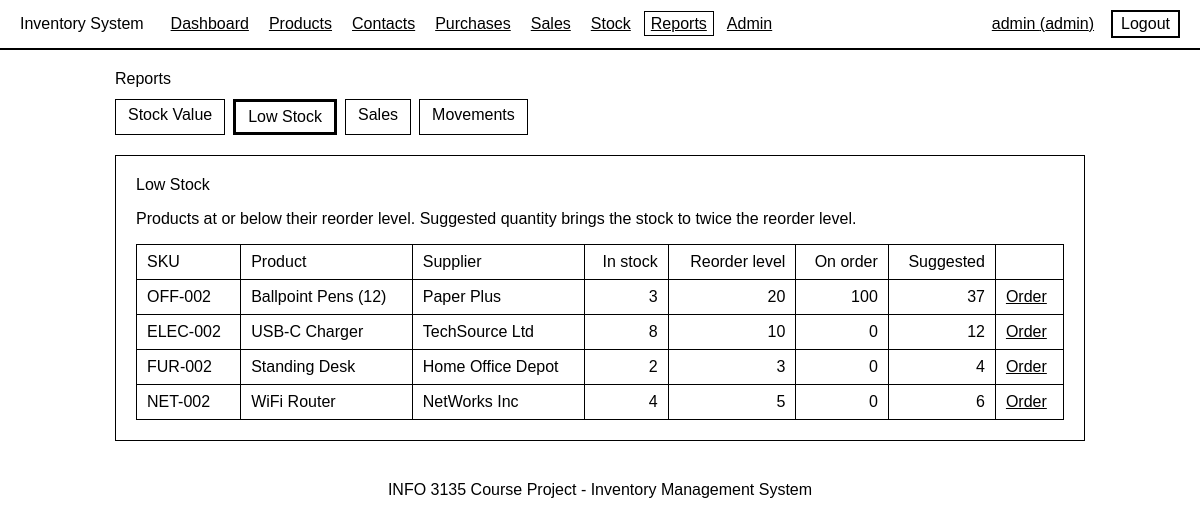
The page /pages/reports.php?type=lowstock (signed in) on the database its author committed.
### tables this page shows
CREATE TABLE products (
    product_id    INT AUTO_INCREMENT PRIMARY KEY,
    sku           VARCHAR(20)  NOT NULL UNIQUE,
    name          VARCHAR(100) NOT NULL,
    category_id   INT NOT NULL,
    supplier_id   INT NOT NULL,
    cost          DECIMAL(10,2) NOT NULL DEFAULT 0 CHECK (cost >= 0),
    price         DECIMAL(10,2) NOT NULL CHECK (price >= 0),
    quantity      INT NOT NULL DEFAULT 0 CHECK (quantity >= 0),
    reorder_level INT NOT NULL DEFAULT 5 CHECK (reorder_level >= 0),
    is_active     TINYINT(1) NOT NULL DEFAULT 1,
    created_at    TIMESTAMP NOT NULL DEFAULT CURRENT_TIMESTAMP,
    FOREIGN KEY (category_id) REFERENCES categories(category_id) ON DELETE RESTRICT,
    FOREIGN KEY (supplier_id) REFERENCES suppliers(supplier_id)  ON DELETE RESTRICT
);

CREATE TABLE suppliers (
    supplier_id   INT AUTO_INCREMENT PRIMARY KEY,
    name          VARCHAR(100) NOT NULL UNIQUE,
    email         VARCHAR(100) NOT NULL,
    phone         VARCHAR(20)  NOT NULL
);

### includes/functions.php (called while the page is built, shortened)
<?php
require_once __DIR__ . "/layout.php";
function h($text) {
    return htmlspecialchars((string) $text, ENT_QUOTES, "UTF-8");
}
function get($name) {
    $value = $_GET[$name] ?? "";
    return is_string($value) ? trim($value) : "";
}

### pages/reports.php (the view, shortened to what this page needs)
<?php
require_once "../includes/functions.php";
$tabs = ["valuation" => "Stock Value", "lowstock" => "Low Stock", "sales" => "Sales", "movements" => "Movements"];
$type = array_key_exists(get("type"), $tabs) ? get("type") : "valuation";
if ($type == "lowstock") {
    $rows = $pdo->query("
        SELECT p.product_id, p.sku, p.name, s.name AS supplier, p.quantity, p.reorder_level,
               (SELECT COALESCE(SUM(i.quantity), 0) FROM purchase_order_items i
                JOIN purchase_orders o ON o.po_id = i.po_id
                WHERE i.product_id = p.product_id AND o.status = 'Ordered') AS on_order,
               GREATEST(p.reorder_level * 2 - p.quantity, 1) AS suggested
        FROM products p JOIN suppliers s ON s.supplier_id = p.supplier_id
        WHERE p.is_active = 1 AND p.quantity <= p.reorder_level
        ORDER BY p.quantity - p.reorder_level, p.name")->fetchAll();
}
?>
<h1>Reports</h1>
<div class="tabs">
    <?php foreach ($tabs as $key => $label): ?>
        <a href="reports.php?type=<?= h($key) ?>" <?= $type == $key ? 'class="current"' : "" ?>><?= h($label) ?></a>
    <?php endforeach; ?>
</div>
<?php if ($type == "valuation"): ?>
    <?php $sum = ["products" => 0, "units" => 0, "cost_value" => 0, "retail_value" => 0];
    foreach ($rows as $r) foreach ($sum as $k => $v) $sum[$k] += $r[$k]; ?>
    <div class="card">
        <h2>Stock Value by Category</h2>
        <p>Active products only. Cost value is what the stock cost us, retail value is what it sells for.</p>
        <div class="table-wrap">
            <table>
                <tr><th>Category</th><th class="num">Products</th><th class="num">Units</th><th class="num">Cost value</th><th class="num">Retail value</th></tr>
                <?php foreach ($rows as $r): ?>
                    <tr>
                        <td><?= h($r["category"]) ?></td>
                        <td class="num"><?= h($r["products"]) ?></td>
                        <td class="num"><?= h($r["units"]) ?></td>
                        <td class="num"><?= h(money($r["cost_value"])) ?></td>
                        <td class="num"><?= h(money($r["retail_value"])) ?></td>
                    </tr>
                <?php endforeach; ?>
                <tr class="total">
                    <td>Total</td>
                    <td class="num"><?= h($sum["products"]) ?></td>
                    <td class="num"><?= h($sum["units"]) ?></td>
                    <td class="num"><?= h(money($sum["cost_value"])) ?></td>
                    <td class="num"><?= h(money($sum["retail_value"])) ?></td>
                </tr>
            </table>
        </div>
    </div>
<?php elseif ($type == "lowstock"): ?>
    <div class="card">
        <h2>Low Stock</h2>
        <p>Products at or below their reorder level. Suggested quantity brings the stock to twice the reorder level.</p>
        <div class="table-wrap">
            <table>
                <tr><th>SKU</th><th>Product</th><th class="hide-sm">Supplier</th><th class="num">In stock</th><th class="num">Reorder level</th>
                    <th class="num">On order</th><th class="num">Suggested</th><th></th></tr>
                <?php foreach ($rows as $r): ?>
                    <tr>
                        <td><?= h($r["sku"]) ?></td>
                        <td><?= h($r["name"]) ?></td>
                        <td class="hide-sm"><?= h($r["supplier"]) ?></td>
                        <td class="num"><?= h($r["quantity"]) ?></td>
                        <td class="num"><?= h($r["reorder_level"]) ?></td>
                        <td class="num"><?= h($r["on_order"]) ?></td>
                        <td class="num"><?= h($r["suggested"]) ?></td>
                        <td><a href="purchase_orders.php?show=form&amp;product_id=<?= h($r["product_id"]) ?>">Order</a></td>
                    </tr>
                <?php endforeach; ?>
            </table>
        </div>
    </div>
<?php endif; ?>

### assets/css/style.css (style rules this page uses)
* { font: 16px Arial, sans-serif; box-sizing: border-box; }
body { margin: 0; }
a { color: black; }
.card { border: 1px solid black; padding: 20px; margin-bottom: 20px; }
h1, h2 { margin-top: 0; }
.tabs { display: flex; flex-wrap: wrap; gap: 8px; margin-bottom: 20px; }
.tabs a { padding: 6px 12px; border: 1px solid black; text-decoration: none; }
.tabs a.current { border-width: 3px; }
.num { text-align: right; }
.table-wrap { overflow-x: auto; }
table { width: 100%; border-collapse: collapse; }
th, td { padding: 8px 10px; border: 1px solid black; text-align: left; }

### rows shown on the page
products: sku "OFF-002", name "Ballpoint Pens (12)", supplier.name "Paper Plus", quantity "3", reorder_level "20", on_order "100", suggested "37"
products: sku "ELEC-002", name "USB-C Charger", supplier.name "TechSource Ltd", quantity "8", reorder_level "10", on_order "0", suggested "12"
products: sku "FUR-002", name "Standing Desk", supplier.name "Home Office Depot", quantity "2", reorder_level "3", on_order "0", suggested "4"
products: sku "NET-002", name "WiFi Router", supplier.name "NetWorks Inc", quantity "4", reorder_level "5", on_order "0", suggested "6"

### other values the page prints
$label "Dashboard Products Contacts Purchases Sales Stock Reports Admin"
$_SESSION["username"] "admin"
$_SESSION["role"] "admin"
$label "Stock Value"
$label "Low Stock"
$label "Sales"
$label "Movements"
